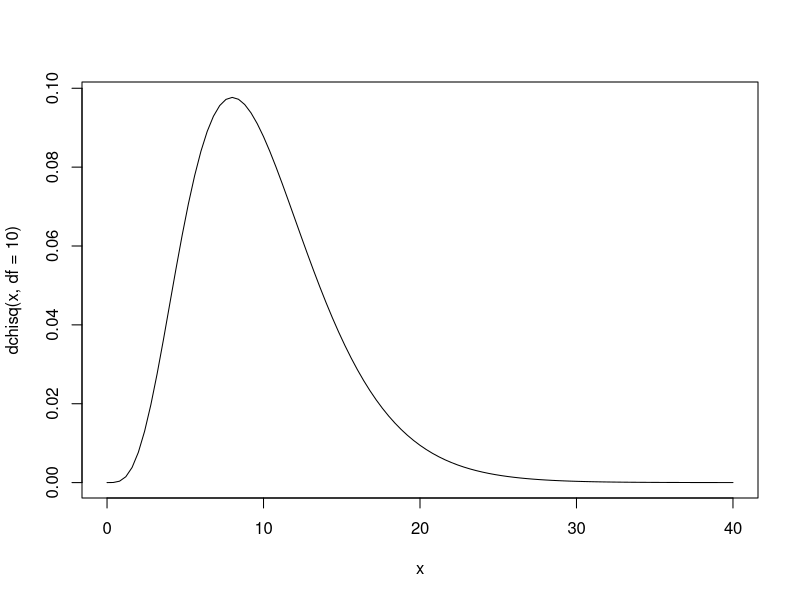
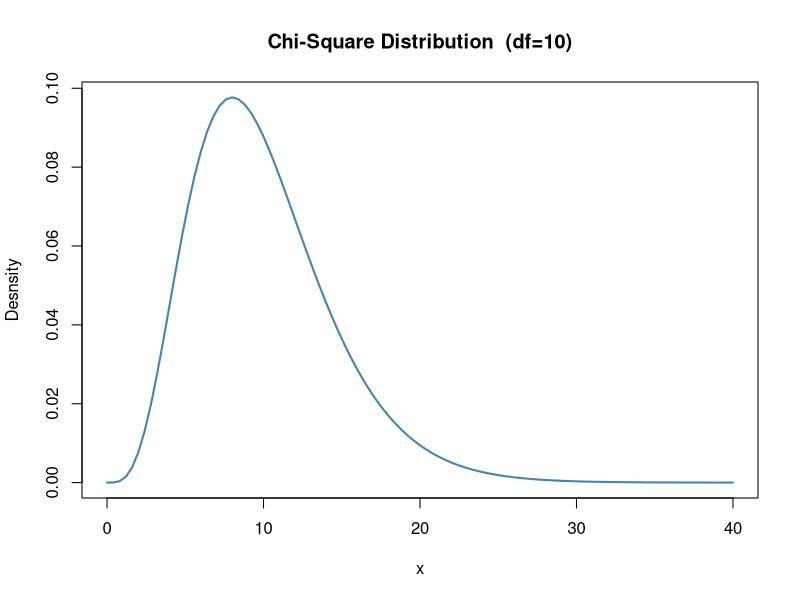
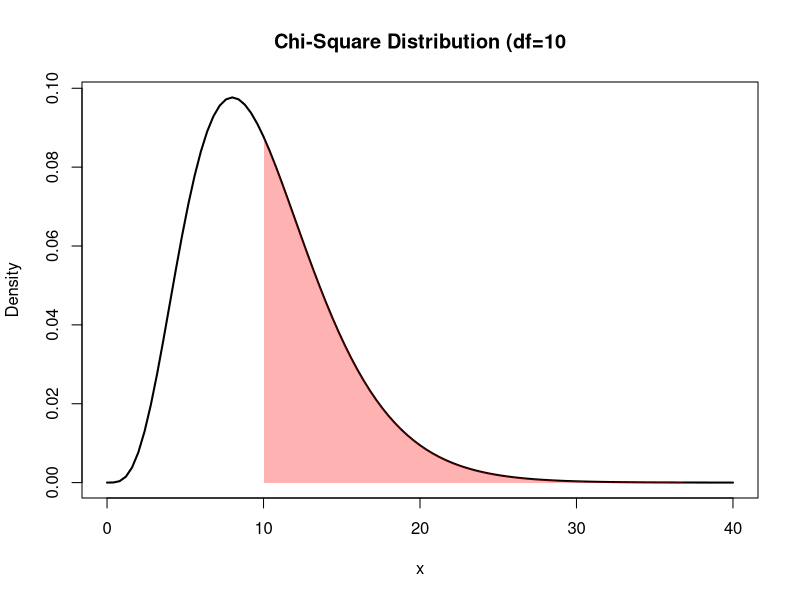
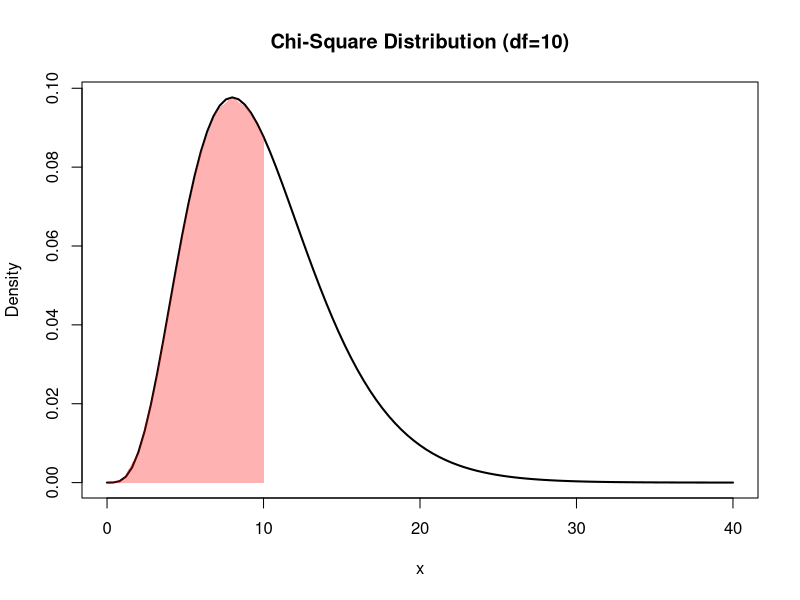
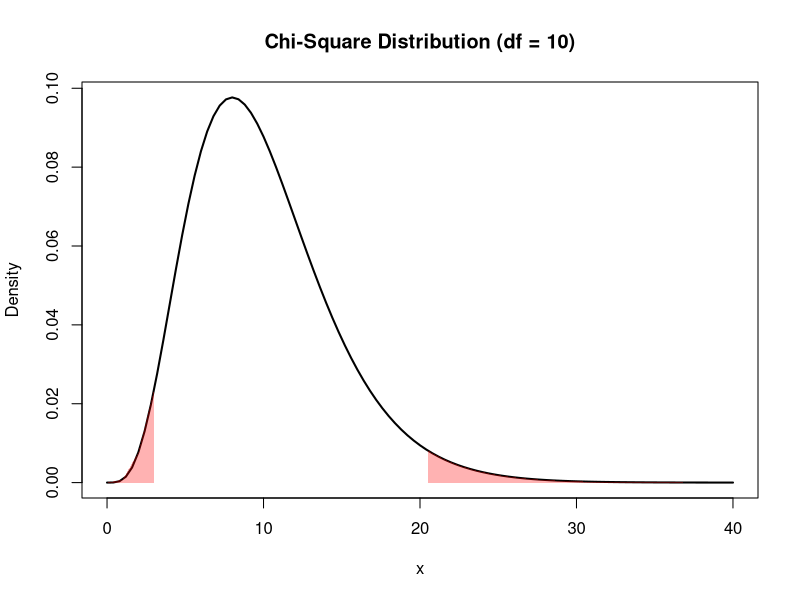
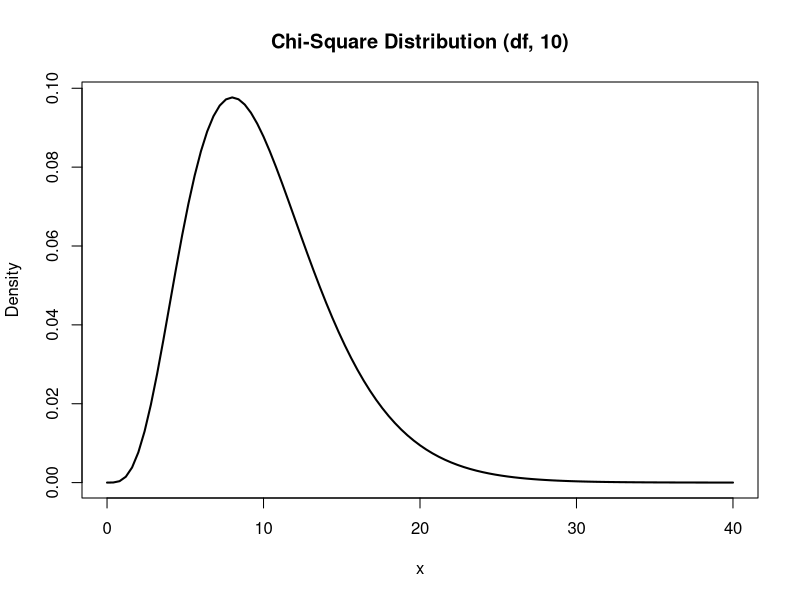

Write R code to recreate these figures, in order. (Note: this script raises an error after producing the figures.)
# creating a density plot for chi-square distribution
curve(dchisq(x, df=10), from=0, to=40)

# modifying the density plot
curve(dchisq(x, df=10), from=0, to=40,
      main="Chi-Square Distribution  (df=10)", #add title
      ylab="Desnsity",  #chnage y-axis label
      lwd=2,  #increase line width to 2
      col="steelblue")

# filling in the Density plot
# create density curve
curve(dchisq(x, df=10), from=0, to=40, 
             main="Chi-Square Distribution (df=10",
             ylab="Density", 
             lwd=2)

# create vector of x values
x_vector <- seq(10, 40)

# create vector of chi-square deisity values
p_vector <- dchisq(x_vector, df=10)

# fill in portion of the density plot from 0 to 40
polygon(c(x_vector, rev(x_vector)), c(p_vector, rep(0, length(p_vector))),
        col=adjustcolor("red", alpha=0.3), border = NA)

# create density curve
curve(dchisq(x, df=10), from=0, to=40,
      main="Chi-Square Distribution (df=10)", 
      ylab="Density",
      lwd=2)

# create vector of x values
x_vector <- seq(0, 10)

# create vector of chi-square density values
p_vector <- dchisq(x_vector, df=10)


# fill in poriton of the density plot  from 0 to  40
polygon(c(x_vector, rev(x_vector)), c(p_vector, rep(0, length(p_vector))),
        col=adjustcolor("red", alpha=0.3), border=NA)


# create density curve
curve(dchisq(x, df = 10), from = 0, to = 40,
      main = 'Chi-Square Distribution (df = 10)',
      ylab = 'Density',
      lwd = 2)

# find upper and lower values for middle 95% of distribution
lower95 <- qchisq(.025, 10)
upper95 <- qchisq(.975, 10)
lower95
upper95

# create vector of x values
x_lower95 <- seq(0, lower95)
x_lower95

# create vector of chi-square density vlaues
p_lower95 <- dchisq(x_lower95, df=10)



# fill in portion of the density plot from 0 to lower 95% value
polygon(c(x_lower95, rev(x_lower95)), c(p_lower95, rep(0, length(p_lower95))),
        col = adjustcolor('red', alpha=0.3), border = NA)


# create vector of x values
x_upper95 <- seq(upper95, 40)

# create vector of chi-square values
p_upper95 <- dchisq(x_upper95, df=10)

# fill in protion of the density plot for upper 95% value to end of plot
polygon(c(x_upper95, rev(x_upper95)), c(p_upper95, rep(0, length(p_upper95))),
        col = adjustcolor("red", alpha=0.3), border = NA)


# create density curve
curve(dchisq(x, df=10), from = 0, to=40,
      main="Chi-Square Distribution (df, 10)",
      ylab="Density", 
      lwd = 2)

# find upper and lower values for middle 95% of distribution
lower95 <- qchisq(.025, 10)
upper95 <- qchisq(.975, 10)

# create vector of x values
x_vector <- seq(lower95, upper95)

# create vector of chi-square density values
p_vector <- dchisq(x_vector, df=10)

# fill in density plot
pOlygon(c(x_vector, rev(x_vector)), c(p_vector, rep(0, length(p_vector))),
       col=adjustcolor("red", alpha=0.3), border=NA)

polygon(c(x_vector, rev(x_vector)), c(p_vector, rep(0, length(p_vector))),
        col = adjustcolor('red', alpha=0.3), border = NA)
